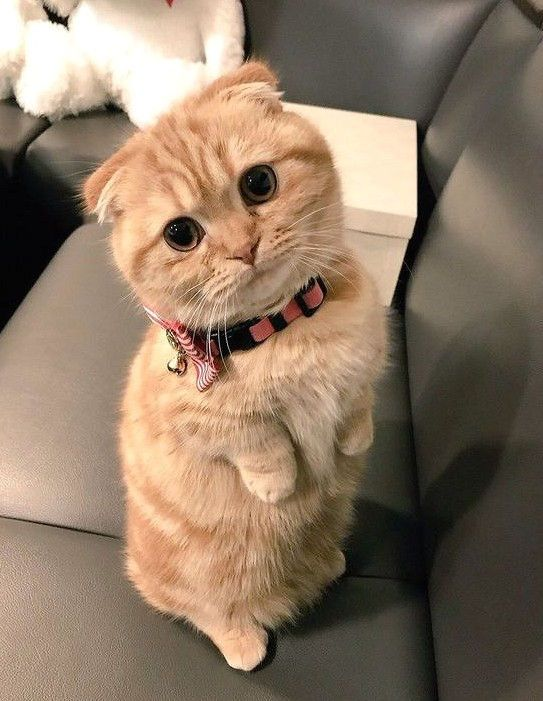
#> input picture Kitty.jpg, 543 x 701 px
$ python ImageKmeans.py
#> lines starting #> are read from the running program, lines starting #| are printed output that depends on the picture
#from google.colab import drive
#drive.mount('/content/drive')

from matplotlib.image import imread
import matplotlib.pyplot as plt
from sklearn.cluster import KMeans
new_image = imread("Kitty.jpg")
#> new_image is the input picture: shape (701, 543, 3); mean R, G, B 140.8, 120.6, 100.9

plt.figure(figsize=(20,20))
plt.imshow(new_image)
new_image = new_image/255.0
new_image.shape
X = new_image.reshape(-1,3)
X.shape
k_clusters = list(range(1,6))
sse = []

for k in k_clusters:
  km = KMeans(n_clusters=k)
  km.fit(X)
  sse.append(km.inertia_)
#> after the loop, sse = [72864.2, 21687.2, 11630.1, 7334, 5005.5]

plt.figure(figsize=(10,10))
plt.plot(k_clusters, sse, '-o')
plt.xlabel('Number of clusters')
plt.ylabel('Sum of Suqared Error')
plt.show()
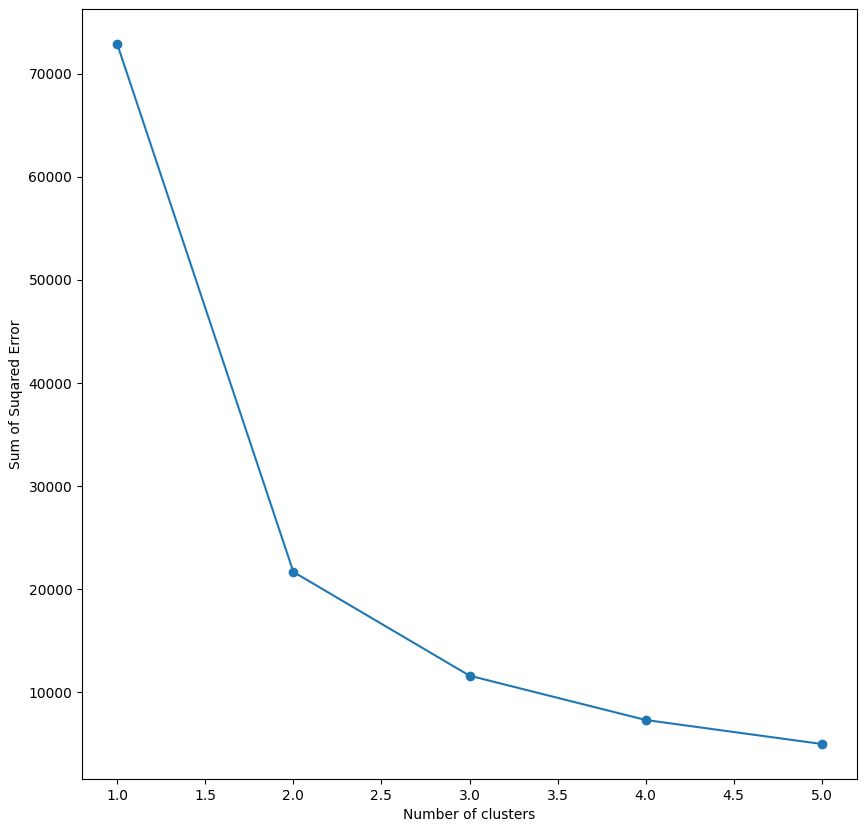
#> figure drawn by matplotlib, 1 panel

km_new = KMeans(n_clusters=4)
km_new.fit(X)

img_seg = km_new.cluster_centers_
print(img_seg)

img_seg = img_seg[km_new.labels_]
img_seg = img_seg.reshape(new_image.shape)

plt.figure(figsize=(20,20))
plt.imshow(img_seg)
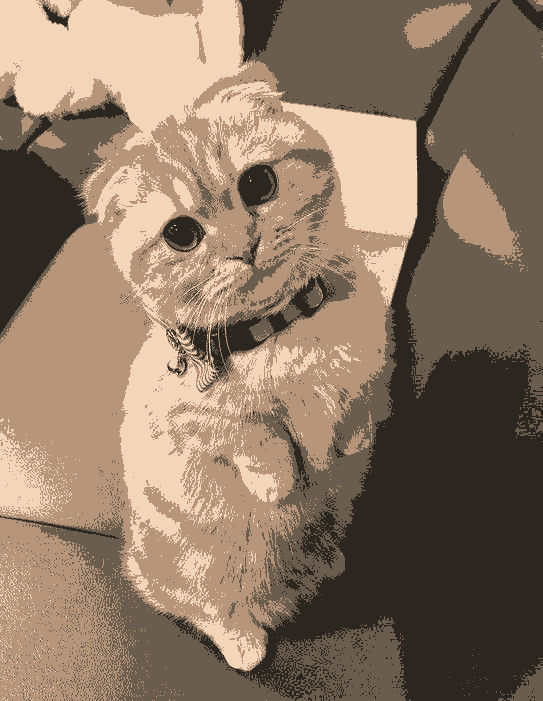
#> shown: shape (701, 543, 3) float64; mean R, G, B 0.553, 0.474, 0.396
